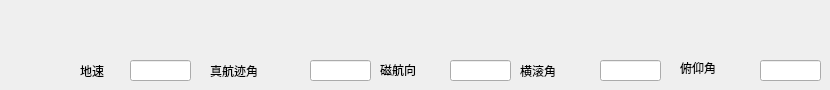
   <widget class="QWidget" name="PLANE_LOCATION">
    <attribute name="title">
     <string>飞机位置数据帧</string>
    </attribute>
    <widget class="QLabel" name="label_185">
     <property name="geometry">
      <rect>
       <x>80</x>
       <y>60</y>
       <width>41</width>
       <height>21</height>
      </rect>
     </property>
     <property name="text">
      <string>地速</string>
     </property>
    </widget>
    <widget class="QLineEdit" name="plane_location">
     <property name="geometry">
      <rect>
       <x>130</x>
       <y>60</y>
       <width>61</width>
       <height>21</height>
      </rect>
     </property>
    </widget>
    <widget class="QLineEdit" name="plane_location_2">
     <property name="geometry">
      <rect>
       <x>310</x>
       <y>60</y>
       <width>61</width>
       <height>21</height>
      </rect>
     </property>
    </widget>
    <widget class="QLabel" name="label_186">
     <property name="geometry">
      <rect>
       <x>210</x>
       <y>60</y>
       <width>91</width>
       <height>21</height>
      </rect>
     </property>
     <property name="text">
      <string>真航迹角</string>
     </property>
    </widget>
    <widget class="QLineEdit" name="plane_location_3">
     <property name="geometry">
      <rect>
       <x>450</x>
       <y>60</y>
       <width>61</width>
       <height>21</height>
      </rect>
     </property>
    </widget>
    <widget class="QLabel" name="label_187">
     <property name="geometry">
      <rect>
       <x>380</x>
       <y>60</y>
       <width>61</width>
       <height>20</height>
      </rect>
     </property>
     <property name="text">
      <string>磁航向</string>
     </property>
    </widget>
    <widget class="QLineEdit" name="plane_location_4">
     <property name="geometry">
      <rect>
       <x>600</x>
       <y>60</y>
       <width>61</width>
       <height>21</height>
      </rect>
     </property>
    </widget>
    <widget class="QLabel" name="label_188">
     <property name="geometry">
      <rect>
       <x>520</x>
       <y>60</y>
       <width>71</width>
       <height>21</height>
      </rect>
     </property>
     <property name="text">
      <string>横滚角</string>
     </property>
    </widget>
    <widget class="QLineEdit" name="plane_location_5">
     <property name="geometry">
      <rect>
       <x>760</x>
       <y>60</y>
       <width>61</width>
       <height>21</height>
      </rect>
     </property>
    </widget>
    <widget class="QLabel" name="label_189">
     <property name="geometry">
      <rect>
       <x>680</x>
       <y>60</y>
       <width>71</width>
       <height>16</height>
      </rect>
     </property>
     <property name="text">
      <string>俯仰角</string>
     </property>
    </widget>
   </widget>
